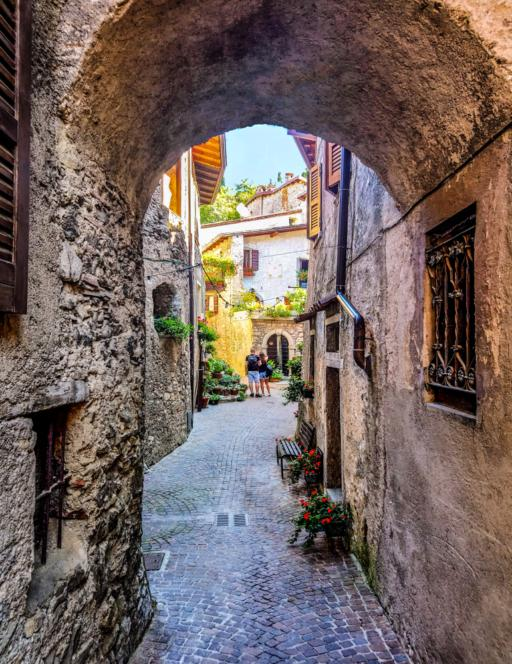
#> input picture data/SSTK/10K/artifacts/reports/e2e_260227_r0/assets/samples/original/sstk_image_1165522843.jpg, 512 x 664 px, given in place of ., which was not available
$ python -i visualize_subject_c7_before_after_report.py   (imports and definitions only)
#> lines starting #> are read from the running program, lines starting #| are printed output that depends on the picture; pictures that were not available may be replaced by others from this repository, and a replacement may not be noted
#> in build_contact_sheet, img is the input picture: PIL image 512x664 RGB; mean R, G, B 114.7, 99.8, 95.8
from __future__ import annotations

import argparse
import base64
import json
import math
from pathlib import Path
from typing import Any, Dict, List, Optional, Sequence, Tuple

import numpy as np
from PIL import Image, ImageDraw, ImageFont


DEFAULT_BEFORE_CANDIDATES = (
    "data/GAIC_v2/Test500_SSTK_LocalQF_Smoke10_B1/artifacts/candidates/"
    "candidates_ar_gaic_v2_test500_localqf_smoke10_b1.jsonl"
)
DEFAULT_AFTER_CANDIDATES = (
    "data/GAIC_v2/Test500_SSTK_LocalQF_C7_Smoke10_B1/artifacts/candidates/"
    "candidates_ar_gaic_v2_test500_localqf_c7_smoke10_b1.jsonl"
)
DEFAULT_BEFORE_TEACHER = (
    "data/GAIC_v2/Test500_SSTK_LocalQF_Smoke10_B1/artifacts/teacher/scores/"
    "teacher_scores_ar_gaic_v2_test500_localqf_smoke10_b1.jsonl"
)
DEFAULT_AFTER_TEACHER = (
    "data/GAIC_v2/Test500_SSTK_LocalQF_C7_Smoke10_B1/artifacts/teacher/scores/"
    "teacher_scores_ar_gaic_v2_test500_localqf_c7_smoke10_b1.jsonl"
)
DEFAULT_IMAGE_DIR = "data/GAIC_v2/Test500_SSTK_LocalQF_C7_Smoke10_B1/images"
DEFAULT_OUT_DIR = "Implement_Docs/assets_post_20260317_subject_c7"


PANEL_W = 560
PANEL_H = 420
LABEL_H = 208
GUTTER = 18
BG = (245, 247, 250)
INK = (24, 29, 36)
MUTED = (87, 96, 111)
SUBJECT = (16, 212, 216)
ENVELOPE = (125, 211, 252)
CORE = (245, 158, 11)
CROP = (228, 87, 46)
BEFORE = (121, 85, 72)
AFTER = (20, 120, 100)


# [37 lines left out: functions parse_args, load_font, load_jsonl_map, not called in this run]


def safe_dict(value: Any) -> Dict[str, Any]:
    return value if isinstance(value, dict) else {}


# [225 lines left out: functions safe_float, clip_box, box_iou, decode_support_grid, pick_first_box, extract_overlay and 5 more, not called in this run]


def fit_image(image: Image.Image, size: Tuple[int, int]) -> Tuple[Image.Image, int, int, int, int]:
#> called with size = (420, 320)
    target_w, target_h = size
    img = image.convert("RGB")
    scale = min(target_w / max(1, img.width), target_h / max(1, img.height))
#> scale = 0.482
    new_w = max(1, int(round(img.width * scale)))
#> new_w = 247
    new_h = max(1, int(round(img.height * scale)))
#> new_h = 320
    resized = img.resize((new_w, new_h), Image.Resampling.LANCZOS)
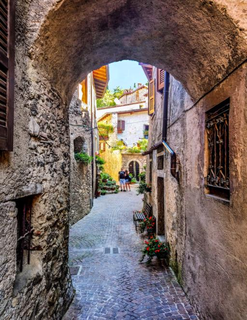
#> resized: PIL image 247x320 RGB; mean R, G, B 114.7, 99.9, 95.9
    canvas = Image.new("RGB", size, (232, 236, 242))
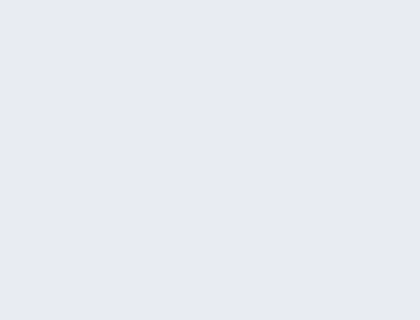
#> canvas: PIL image 420x320 RGB; mean R, G, B 232, 236, 242
    ox = (target_w - new_w) // 2
#> ox = 86
    oy = (target_h - new_h) // 2
#> oy = 0
    canvas.paste(resized, (ox, oy))
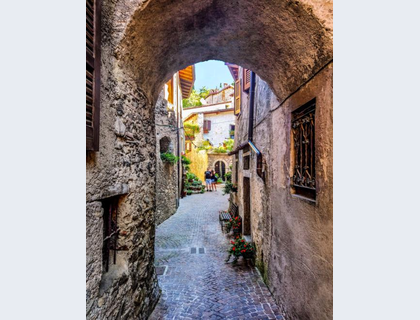
#> canvas: PIL image 420x320 RGB; mean R, G, B 163, 155.9, 156.1
#> pass 3 of the loop in build_contact_sheet, `for path in sample_paths:`:
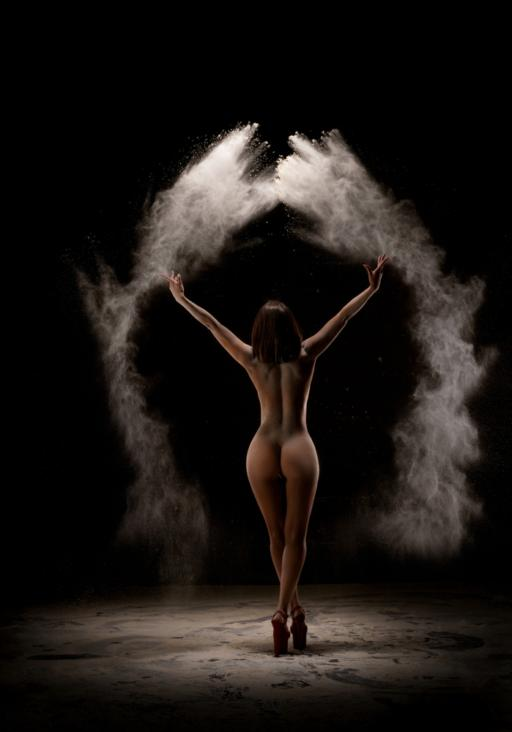
#> input picture data/SSTK/10K/artifacts/reports/e2e_260227_r0/assets/samples/original/sstk_image_1178976352.jpg, 512 x 732 px, given in place of , which was not available
#> in build_contact_sheet, img is the input picture: PIL image 512x732 RGB; mean R, G, B 27.3, 22.8, 19.9
#> resized: PIL image 224x320 RGB
#> in fit_image (call 3), `canvas.paste(resized, (ox, oy))`:
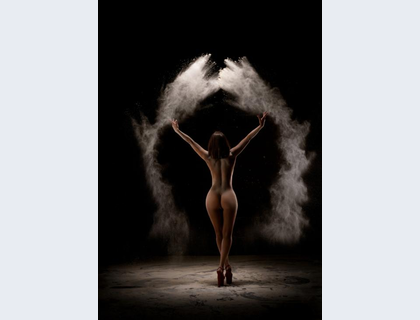
#> canvas: PIL image 420x320 RGB; mean R, G, B 122.9, 122.3, 123.6
#> the loop made 8 passes; the first 3 are shown
    return canvas, ox, oy, new_w, new_h


def draw_box(draw: ImageDraw.ImageDraw, panel_origin: Tuple[int, int], display_box: Tuple[int, int, int, int], color: Tuple[int, int, int], width: int = 3) -> None:
    draw.rectangle(display_box, outline=color, width=width)


# [59 lines left out: functions draw_support_heat, draw_multiline, draw_legend, crop_preview, support_label, not called in this run]


def short_float(value: Any) -> str:
    return f"{safe_float(value):.3f}"


# [124 lines left out: function render_sample, not called in this run]


def build_contact_sheet(sample_paths: Sequence[Path], out_path: Path) -> None:
    thumbs: List[Image.Image] = []
    thumb_w, thumb_h = 420, 320
    for path in sample_paths:
#> (the run stopped early here; a loop or call above may not have finished)
